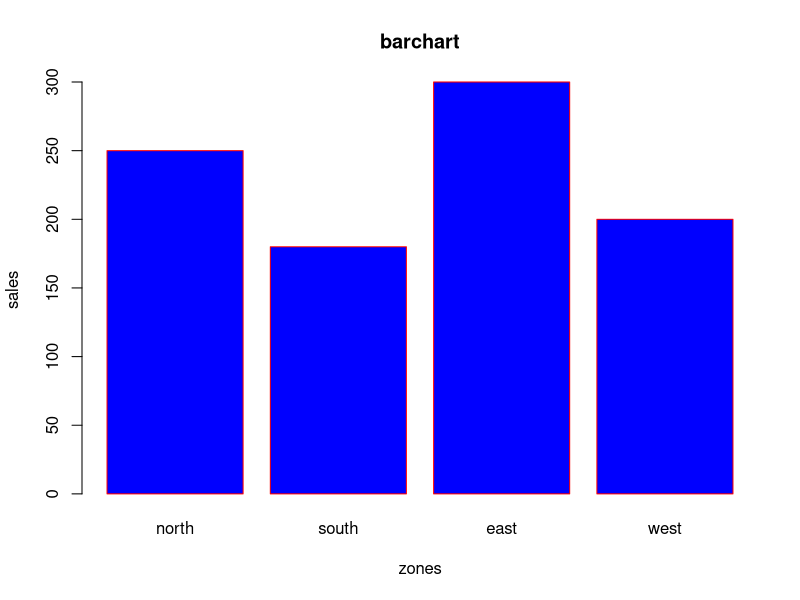

This chart was generated by the following R code:
# Define the vectors
a <- c( "north", "south","east","west")
b <- c(250, 180, 300, 200)

# Create the barplot
barplot(b, names.arg = a, xlab = "zones", ylab = "sales", col = "blue", border = "red", main = "barchart")
